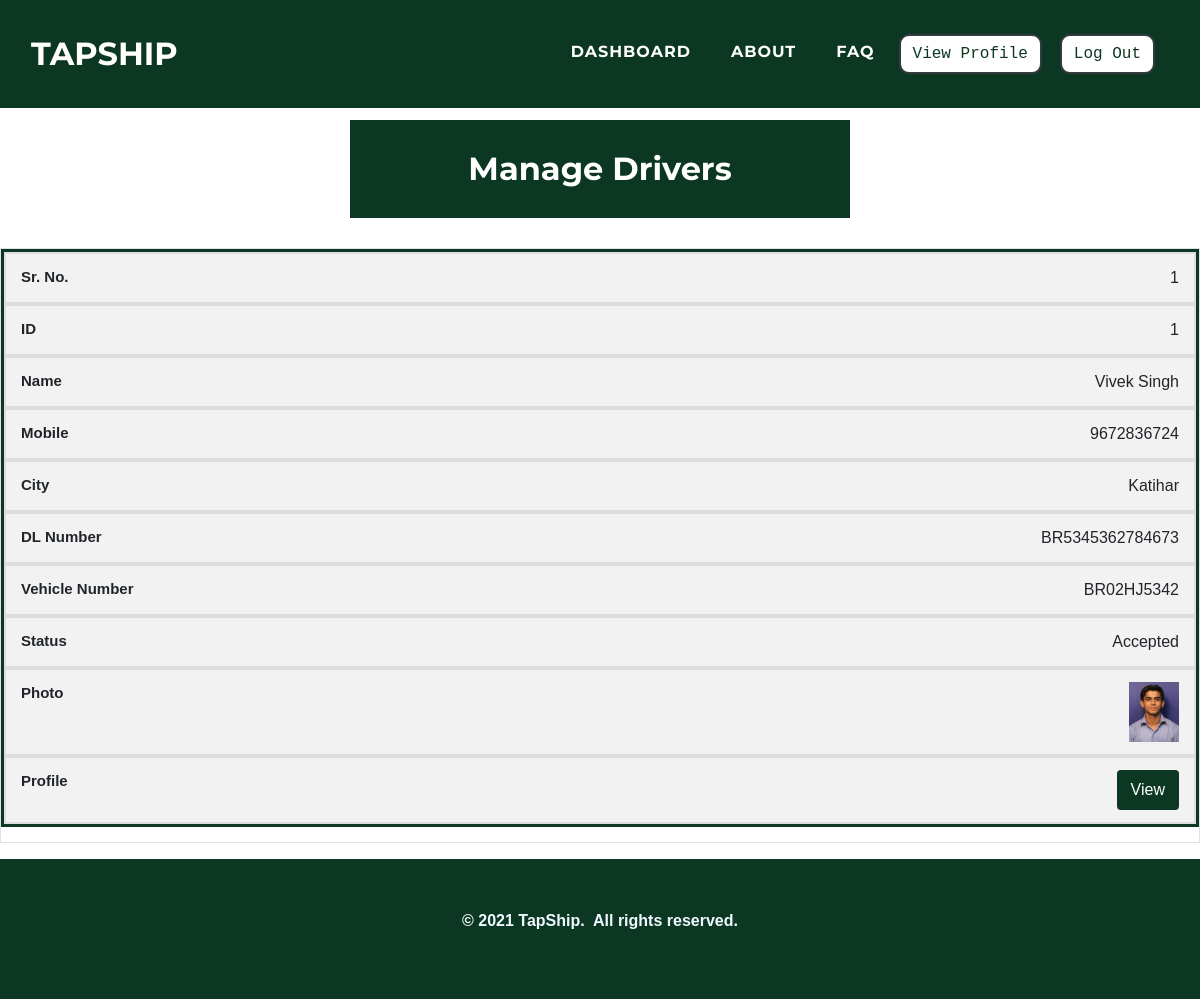
The page /admin/managedriver.php (signed in) on the database its author committed.
### tables this page shows
CREATE TABLE `driver` (
  `d_id` int(11) NOT NULL,
  `d_name` varchar(50) NOT NULL,
  `d_mobile` varchar(25) NOT NULL,
  `d_gender` varchar(25) NOT NULL,
  `d_age` varchar(10) NOT NULL,
  `d_street` varchar(50) NOT NULL,
  `d_city` varchar(25) NOT NULL,
  `d_state` varchar(25) NOT NULL,
  `d_pincode` varchar(10) NOT NULL,
  `d_aadhar` varchar(25) NOT NULL,
  `d_aadharpdf` varchar(100) NOT NULL,
  `d_pan` varchar(25) NOT NULL,
  `d_panpdf` varchar(100) NOT NULL,
  `d_photo` varchar(100) NOT NULL,
  `d_dlnumber` varchar(25) NOT NULL,
  `d_dlpdf` varchar(100) NOT NULL,
  `d_vehiclenumber` varchar(25) NOT NULL,
  `d_vehiclercpdf` varchar(100) NOT NULL,
  `d_lat` varchar(100) DEFAULT NULL,
  `d_long` varchar(100) DEFAULT NULL,
  `d_date` varchar(500) NOT NULL,
  `d_time` varchar(500) NOT NULL,
  `d_password` varchar(25) NOT NULL,
  `d_approve` varchar(10) NOT NULL,
  `d_tsv_otp` varchar(10) NOT NULL DEFAULT '',
  `d_tsv_validity` varchar(50) NOT NULL DEFAULT '',
  `d_temppass` varchar(50) NOT NULL DEFAULT ''
);

### admin/managedriver.php (the view, shortened to what this page needs)
<?php
$res = $_SESSION["sessionid"];
$a_name = $res;
?>
<!DOCTYPE html>
<html>
<head>
    <link rel="stylesheet" href="../assets/bootstrap/css/bootstrap.min.css">
    <link rel="stylesheet" href="../assets/fonts/font-awesome.min.css">
    <link rel="stylesheet" href="../assets/fonts/ionicons.min.css">
    <link rel="stylesheet" href="../assets/css/Article-List.css">
    <link rel="stylesheet" href="../assets/css/Features-Boxed.css">
    <link rel="stylesheet" href="../assets/css/Footer-Dark.css">
    <link rel="stylesheet" href="../assets/css/Highlight-Blue.css">
    <link rel="stylesheet" href="https://cdnjs.cloudflare.com/ajax/libs/animate.css/3.5.2/animate.min.css">
    <link rel="stylesheet" href="https://cdnjs.cloudflare.com/ajax/libs/aos/2.2.0/aos.css">
    <link rel="stylesheet" href="../assets/css/Login-Form-Clean.css">
    <link rel="stylesheet" href="../assets/css/table-style.css" />
</head>
<body id="page-top">
    <nav class="navbar navbar-light navbar-expand-lg fixed-top text-uppercase" id="mainNav" style="background: #0c3823;">
        <div class="container-fluid">
            <a class="navbar-brand js-scroll-trigger" data-bs-hover-animate="pulse" href="../index.php" style="font-family: Montserrat, sans-serif;">TAPSHIP</a>
            <div class="collapse navbar-collapse" id="navbarResponsive">
                <ul class="nav navbar-nav ml-auto">
                    <li class="nav-item mx-0 mx-lg-1"><a class="nav-link py-3 px-0 px-lg-3 rounded js-scroll-trigger" data-bs-hover-animate="pulse" href="index.php" style="filter: contrast(100%) grayscale(0%) hue-rotate(0deg) invert(0%) sepia(0%);">DASHBOARD</a></li>
                    <li class="nav-item mx-0 mx-lg-1"><a class="nav-link py-3 px-0 px-lg-3 rounded js-scroll-trigger" data-bs-hover-animate="pulse" href="../about.php">ABOUT</a></li>
                    <li class="nav-item mx-0 mx-lg-1"><a class="nav-link py-3 px-0 px-lg-3 rounded js-scroll-trigger" data-bs-hover-animate="pulse" href="../faq.php">FAQ</a></li>
                    <li class="nav-item mx-0 mx-lg-1"><a href="updateprofile.php?a_name=<?php echo $a_name; ?>"><button class="btn btn-dark text-monospace" data-bs-hover-animate="pulse" type="button" style="margin: 10px;background: rgb(255,255,255);color: #0c3823;margin-left: 0;border-radius: 10px;">View Profile</button></a></li>
                    <li class="nav-item mx-0 mx-lg-1"><a href="../admin/logout-script.php"><button class="btn btn-dark text-monospace" data-bs-hover-animate="pulse" type="button" style="margin: 10px;background: rgb(255,255,255);color: #0c3823;margin-left: 0;border-radius: 10px;">Log Out</button></a></li>
                </ul>
            </div>
        </div>
    </nav>
    <div class="features-boxed">
        <div class="container-fluid" style="background: #ffffff;">
            <div class="intro" style="background: #0c3823;margin-top: 120px;margin-bottom: 30px;">
                <h2 class="text-center" data-aos="fade" style="color: rgb(255,255,255);padding: 30px;margin-bottom: 0px;">Manage Drivers</h2>
            </div>
        </div>
    </div>
    <table id="tabledata" class=" table table-striped table-hover table-bordered">
        <?php
         $con = mysqli_connect("localhost", "root", "", "tapship");
        $q = "select d_id, d_name, d_mobile, d_city, d_dlnumber, d_vehiclenumber, d_approve, d_photo from driver where d_id!=0 ORDER BY d_id DESC";
        $query = mysqli_query($con, $q);
        $c = 1;
        while ($res = mysqli_fetch_array($query)) {
        ?>
            <tr class="text-center">
                <td data-label="Sr. No."> <?php echo $c;
                                            $c += 1 ?> </td>
                <td data-label="ID"> <?php echo $res['d_id']; ?> </td>
                <td data-label="Name"> <?php echo $res['d_name'];  ?> </td>
                <td data-label="Mobile"> <?php echo $res['d_mobile'];  ?> </td>
                <td data-label="City"> <?php echo $res['d_city'];  ?> </td>
                <td data-label="DL Number"> <?php echo $res['d_dlnumber'];  ?> </td>
                <td data-label="Vehicle Number"> <?php echo $res['d_vehiclenumber'];  ?> </td>
                <td data-label="Status"> <?php if ($res['d_approve'] == "1") {
                                                echo "No Action";
                                            } else if ($res['d_approve'] == "2") {
                                                echo " Accepted";
                                            } else if ($res['d_approve'] == "3") {
                                                echo "Review";
                                            } else if ($res['d_approve'] == "4") {
                                                echo "Rejected";
                                            } else if ($res['d_approve'] == "5") {
                                                echo "Resubmitted";
                                            }  ?> </td>
                <td data-label="Photo"> <img src="../drivers/<?php echo $res['d_photo'];  ?>" width="50" height="60"> </td>
                <td data-label="Profile"> <button class="btn" style="background-color:#0c3823;"> <a href="driverprofile.php?d_mobile=<?php echo $res['d_mobile']; ?>" class="text-white"> View </a> </button> </td>
            </tr>
        <?php
        }
        ?>
    </table>
    <div class="footer-dark" style="background: rgb(12,56,35);">
        <footer>
            <div class="container-fluid">
                <p style="text-align: center;"><strong>© 2021 TapShip.&nbsp; All rights reserved.</strong><br></p>
            </div>
        </footer>
    </div>
</body>
</html>

### assets/css/Features-Boxed.css (style rules this page uses)
.features-boxed { color: #313437; background-color: #eef4f7; }
.features-boxed h2 { font-weight: bold; margin-bottom: 40px; padding-top: 40px; color: inherit; }
.features-boxed .intro { font-size: 16px; max-width: 500px; margin: 0 auto; }

### assets/css/Footer-Dark.css (style rules this page uses)
.footer-dark { padding: 50px 0; bottom: 0; color: #f0f9ff; background-color: #282d32; }

### assets/css/table-style.css (style rules this page uses)
body { margin:0; font-family: sans-serif; }
* { box-sizing: border-box; }
.table { width: 100%; border-collapse: collapse; }
.table td,.table th { padding:12px 15px; border:2px solid #ddd; text-align: center; font-size:16px; }
@media (max-width: 1410px) { .table, .table tbody, .table tr, .table td { display: block; width: 100%; } }
@media (max-width: 1410px) { table tr { margin-bottom: 15px; border: 3px solid #0c3823; } }
@media (max-width: 1410px) { .table td { text-align: right; padding-left: 50%; text-align: right; position: relative; } }
@media (max-width: 1410px) { .table td::before { content: attr(data-label); position: absolute; left:0; width: 50%; padding-left:15px; font-size:15px; font-weight: bold; text-align: left; } }

### rows shown on the page
driver: d_id "1", d_name "Vivek Singh", d_mobile "9672836724", d_city "Katihar", d_dlnumber "BR5345362784673", d_vehiclenumber "BR02HJ5342", d_approve "Accepted", d_photo (picture)
